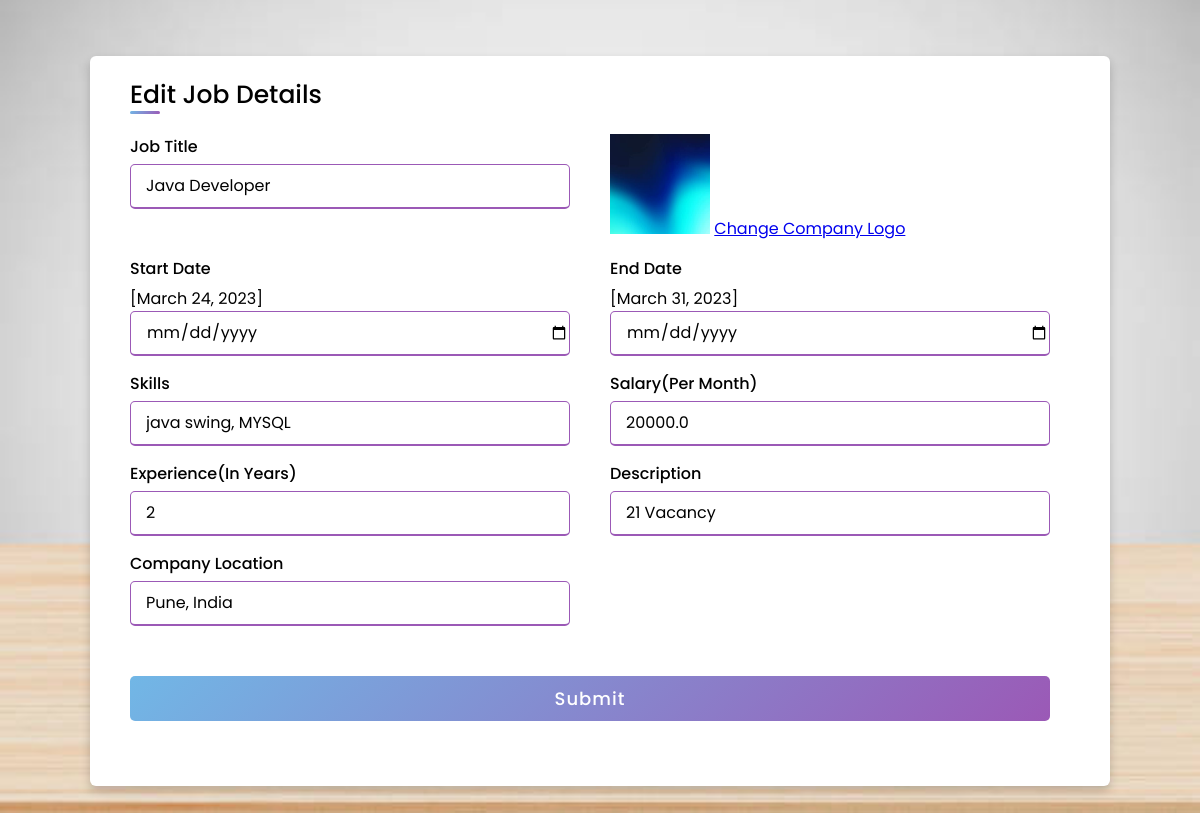
Page /edit_jobdetail/1 (signed in) on the committed database.
### job/models.py (models this page shows, shortened)
class Job(models.Model):
    recruiter = models.ForeignKey(Recruiter, on_delete=models.CASCADE)
    start_date = models.DateField()
    end_date = models.DateField()
    title = models.CharField(max_length=100)
    salary = models.FloatField(max_length=20)
    image = models.FileField()
    description = models.CharField(max_length=300)
    experience = models.CharField(max_length=100)
    location = models.CharField(max_length=100)
    skills = models.CharField(max_length=100)
    creationdate = models.DateField()

### job/views.py (the view, shortened to what this page needs)
# urls.py: path('edit_jobdetail/<int:pid>', edit_jobdetail, name="edit_jobdetail"),
def edit_jobdetail(request,pid):
    if not request.user.is_authenticated:
        return redirect('recruiter_login')
    error=""
    job = Job.objects.get(id=pid)
    d = {'error': error,'job': job}
    return render(request,'edit_jobdetail.html',d)

### job/templates/edit_jobdetail.html (shortened to what this page needs)
{% load static %}
{% block body %}
<!DOCTYPE html>
<html lang="en" dir="ltr">
  <head>
    <link rel="stylesheet" href="style.css">
   </head>
<body >
  <div class="container"  >
    <div class="title" >Edit Job Details</div>
    <div class="content" >
      <form action="#"  method="post" enctype="multipart/form-data">
        <div class="user-details">
          <div class="input-box">
            <span class="details">Job Title</span>
            <input type="text" name="jobtitle" value="{{job.title}}" required>
          </div>
          <div class="input-box">
           <img src="{{job.image.url}}" width="100" height="100"> <a href="{% url 'change_logo' job.id %}">Change Company Logo</a>
          </div>
          <div class="input-box">
            <span class="details">Start Date</span> [{{job.start_date}}]
            <input type="date" name="startdate"  >
          </div>
          <div class="input-box">
            <span class="details">End Date</span> [{{job.end_date}}]
            <input type="date" name="enddate" >
          </div>
          <div class="input-box">
            <span class="details">Skills</span>
            <input type="text" name="skills" placeholder="Skills Required" value="{{job.skills}}" required>
          </div>
          <div class="input-box">
            <span class="details">Salary(Per Month)</span>
            <input type="text" name="salary" value="{{job.salary}}"  required>
          </div>
          <div class="input-box">
            <span class="details">Experience(In Years)</span>
            <input type="text" name="experience" value="{{job.experience}}" required>
          </div>
          <div class="input-box">
            <span class="details">Description</span>
            <input type="text" name="description" value="{{job.description}}" required>
          </div>
          <div class="input-box">
            <span class="details">Company Location</span>
            <input type="text" name="location" value="{{job.location}}" required>
          </div>
        </div>
        <div class="button">
          <input type="submit" value="Submit">
        </div>
      </form>
    </div>
  </div>
</body>
{% endblock %}

### jobportal/static/style.css (style rules this page uses)
* { margin: 0; padding: 0; box-sizing: border-box; font-family: "Poppins" , sans-serif; }
body { min-height: 100vh; width: 100%; background: #c8e8e9; display: flex; align-items: center; justify-content: center; }
.container { width: 85%; background: #fff; border-radius: 6px; padding: 20px 60px 30px 40px; box-shadow: 0 5px 10px rgba(0, 0, 0, 0.2); }
.container .content { display: flex; align-items: center; justify-content: space-between; }

### job/templates/edit_jobdetail.html (style rules this page uses)
* { padding : 0; margin: 0; box-sizing: border-box; font-family: sans-serif; }
body { width: 100%; height: 100%; }
.container { position: absolute; top: 50%; left: 50%; transform: translate(-50%, -50%); }
.container .title { font-size: 25px; font-weight: 500; position: relative; }
.container .title::before { content: ""; position: absolute; left: 0; bottom: 0; height: 3px; width: 30px; border-radius: 5px; background: linear-gradient(135deg, #71b7e6, #9b59b6); }
.content form .user-details { display: flex; flex-wrap: wrap; justify-content: space-between; margin: 20px 0 12px 0; }
form .user-details .input-box { margin-bottom: 15px; width: calc(100% / 2 - 20px); }
form .input-box span.details { display: block; font-weight: 500; margin-bottom: 5px; }
.user-details .input-box input { height: 45px; width: 100%; outline: none; font-size: 16px; border-radius: 5px; padding-left: 15px; border: 1px solid #ccc; border-bottom-width: 2px; transition: all 0.3s ease; }
.user-details .input-box input:focus, .user-details .input-box input:valid { border-color: #9b59b6; }
form .button { height: 45px; margin: 35px 0 }
form .button input { height: 100%; width: 100%; border-radius: 5px; border: none; color: #fff; font-size: 18px; font-weight: 500; letter-spacing: 1px; cursor: pointer; transition: all 0.3s ease; background: linear-gradient(135deg, #71b7e6, #9b59b6); }

### rows in the picture
Job: jobtitle "Java Developer", image (picture), start_date "March 24, 2023", end_date "March 31, 2023", skills "java swing, MYSQL", salary "20000.0", experience "2", description "21 Vacancy", location "Pune, India"
